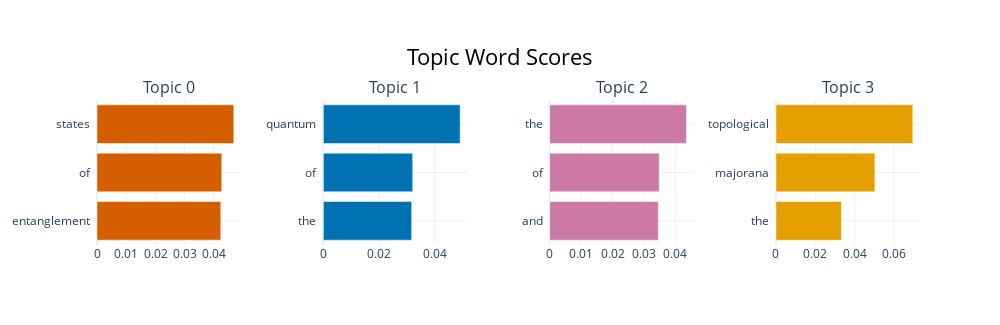

The notebook cell this image was saved under:
### Code cell
# Arguments:
#     topics: A selection of topics to visualize.
#     top_n_topics: Only select the top n most frequent topics.
#     n_words: Number of words to show in a topic
#     custom_labels: Whether to use custom topic labels that were defined using
#                `topic_model.set_topic_labels`.
#     title: Title of the plot.
#     width: The width of each figure.
#     height: The height of each figure.
topic_model.visualize_barchart(top_n_topics=4, n_words=3)#显示几个主题，显示多少个主题词

### Figure 1 — Plotly figure (JSON) as saved in the notebook; plotly's stock layout.template omitted (floating-point values rounded to 4 significant figures)
{"data": [{"marker": {"color": "#D55E00"}, "orientation": "h", "type": "bar", "x": [0.04231, 0.04264, 0.04676], "xaxis": "x", "y": ["entanglement  ", "of  ", "states  "], "yaxis": "y"}, {"marker": {"color": "#0072B2"}, "orientation": "h", "type": "bar", "x": [0.03169, 0.03206, 0.04908], "xaxis": "x2", "y": ["the  ", "of  ", "quantum  "], "yaxis": "y2"}, {"marker": {"color": "#CC79A7"}, "orientation": "h", "type": "bar", "x": [0.03458, 0.03485, 0.04353], "xaxis": "x3", "y": ["and  ", "of  ", "the  "], "yaxis": "y3"}, {"marker": {"color": "#E69F00"}, "orientation": "h", "type": "bar", "x": [0.03333, 0.05036, 0.06967], "xaxis": "x4", "y": ["the  ", "majorana  ", "topological  "], "yaxis": "y4"}], "layout": {"annotations": [{"font": {"size": 16}, "showarrow": false, "text": "Topic 0", "x": 0.0875, "xanchor": "center", "xref": "paper", "y": 1, "yanchor": "bottom", "yref": "paper"}, {"font": {"size": 16}, "showarrow": false, "text": "Topic 1", "x": 0.3625, "xanchor": "center", "xref": "paper", "y": 1, "yanchor": "bottom", "yref": "paper"}, {"font": {"size": 16}, "showarrow": false, "text": "Topic 2", "x": 0.6375, "xanchor": "center", "xref": "paper", "y": 1, "yanchor": "bottom", "yref": "paper"}, {"font": {"size": 16}, "showarrow": false, "text": "Topic 3", "x": 0.9125, "xanchor": "center", "xref": "paper", "y": 1, "yanchor": "bottom", "yref": "paper"}], "height": 325, "hoverlabel": {"bgcolor": "white", "font": {"family": "Rockwell", "size": 16}}, "showlegend": false, "title": {"font": {"color": "Black", "size": 22}, "text": "Topic Word Scores", "x": 0.5, "xanchor": "center", "yanchor": "top"}, "width": 1000, "xaxis": {"anchor": "y", "domain": [0, 0.175], "showgrid": true}, "xaxis2": {"anchor": "y2", "domain": [0.275, 0.45], "showgrid": true}, "xaxis3": {"anchor": "y3", "domain": [0.55, 0.725], "showgrid": true}, "xaxis4": {"anchor": "y4", "domain": [0.825, 1], "showgrid": true}, "yaxis": {"anchor": "x", "domain": [0, 1], "showgrid": true}, "yaxis2": {"anchor": "x2", "domain": [0, 1], "showgrid": true}, "yaxis3": {"anchor": "x3", "domain": [0, 1], "showgrid": true}, "yaxis4": {"anchor": "x4", "domain": [0, 1], "showgrid": true}}}
